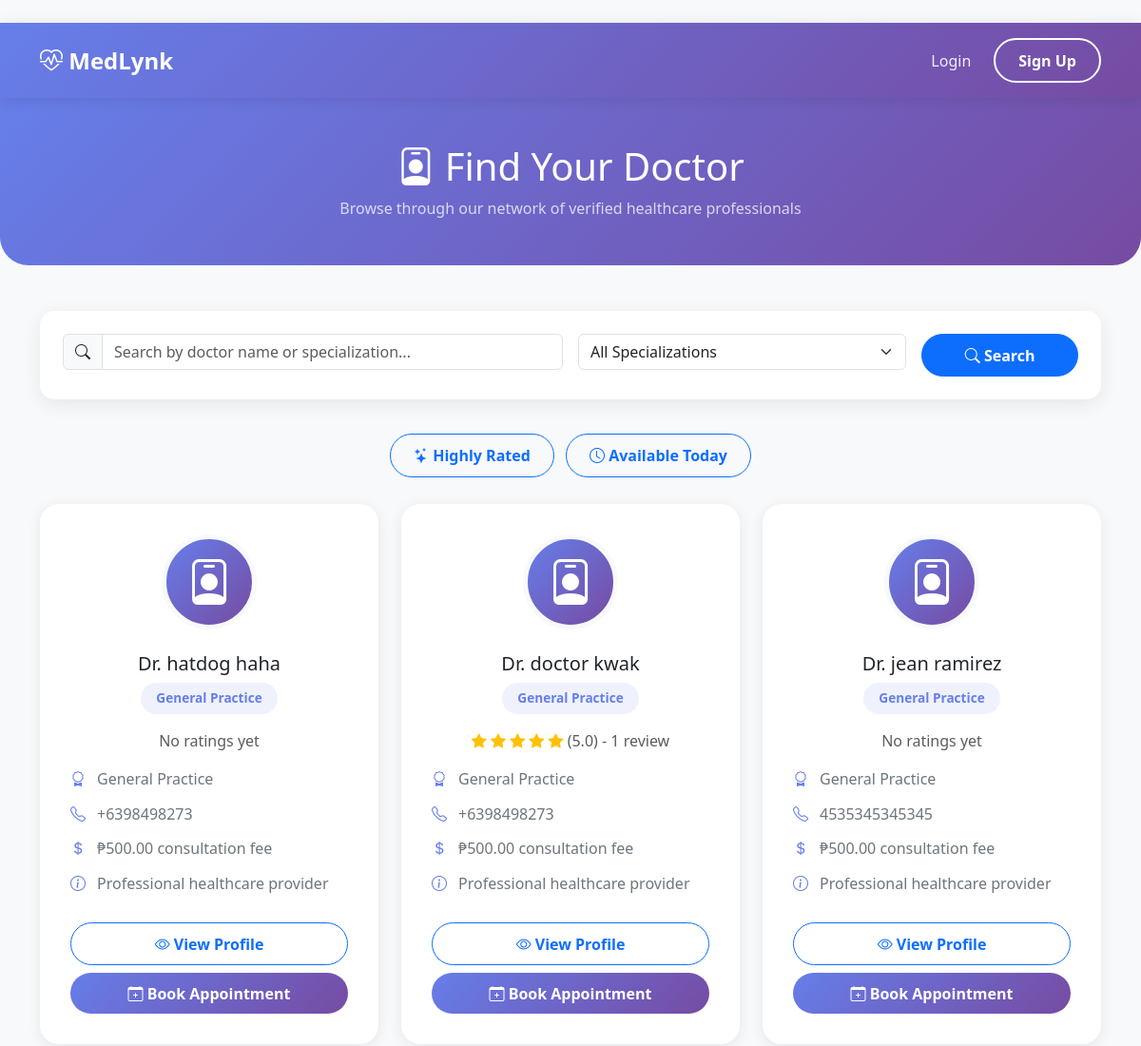
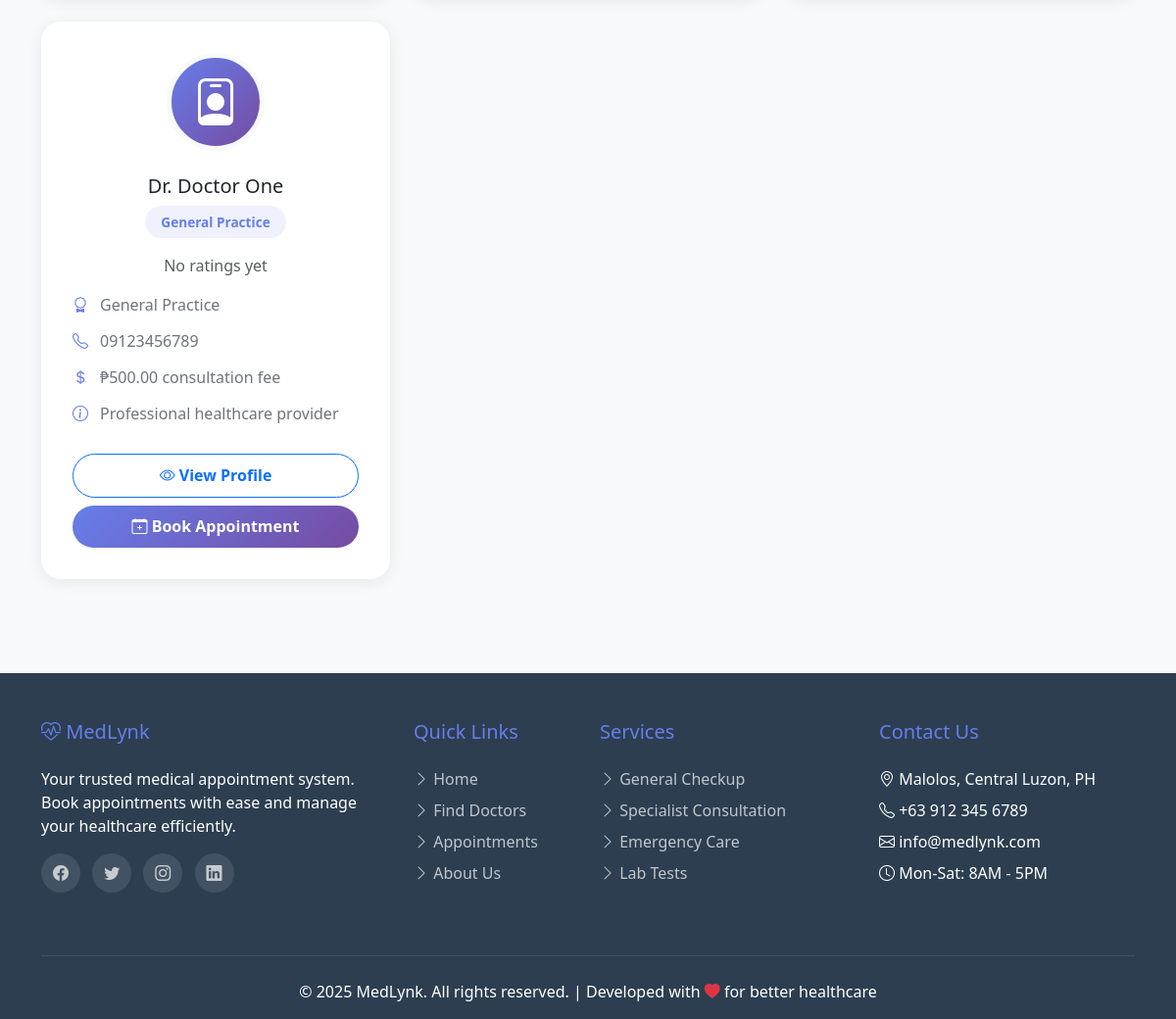
The app's page /doctors/ with its own data (2 pictures, top to bottom).
### appointments/models.py (models this page shows, shortened)
class Doctor(models.Model):
    user = models.OneToOneField(settings.AUTH_USER_MODEL, on_delete=models.CASCADE)
    specialization = models.CharField(max_length=100)
    bio = models.TextField()
    license_number = models.CharField(max_length=50)
    consultation_fee = models.DecimalField(max_digits=10, decimal_places=2)
    def get_average_rating(self):
        ratings = self.ratings.all()
        if ratings.exists():
            return round(sum(r.rating for r in ratings) / ratings.count(), 1)
        return 0.0
    def get_rating_count(self):
        return self.ratings.count()

### accounts/models.py (models this page shows, shortened)
class User(AbstractBaseUser, PermissionsMixin):
    ROLE_CHOICES = (
        ('patient', 'Patient'),
        ('doctor', 'Doctor'),
        ('admin', 'Admin'),
    )
    email = models.EmailField(unique=True, max_length=255)
    first_name = models.CharField(max_length=100)
    last_name = models.CharField(max_length=100)
    phone_number = models.CharField(max_length=15, blank=True, null=True)
    address = models.TextField(blank=True, null=True)
    profile_picture = models.ImageField(upload_to='profile_pics/', blank=True, null=True)
    date_of_birth = models.DateField(blank=True, null=True)
    gender = models.CharField(max_length=10, choices=[('male', 'Male'), ('female', 'Female'), ('other', 'Other')], blank=True, null=True)
    role = models.CharField(max_length=10, choices=ROLE_CHOICES, default='patient')
    height = models.DecimalField(max_digits=5, decimal_places=2, blank=True, null=True, help_text="Height in cm")
    weight = models.DecimalField(max_digits=5, decimal_places=2, blank=True, null=True, help_text="Weight in kg")
    is_approved = models.BooleanField(
        default=True,
        help_text='Designates whether this user is approved. Doctors require admin approval before they can login.'
    )
    is_active = models.BooleanField(default=True)
    is_staff = models.BooleanField(default=False)
    is_superuser = models.BooleanField(default=False)
    date_joined = models.DateTimeField(default=timezone.now)
    last_login = models.DateTimeField(blank=True, null=True)
    objects = UserManager()
    USERNAME_FIELD = 'email'
    REQUIRED_FIELDS = ['first_name', 'last_name']
    class Meta:
        verbose_name = 'User'
        verbose_name_plural = 'Users'
        ordering = ['-date_joined']
    def get_full_name(self):
        return f"{self.first_name} {self.last_name}".strip()

### doctors/views.py (the view, shortened to what this page needs)
# urls.py: path('', views.doctor_list, name='doctor_list'),  # Public doctor list
def doctor_list(request):
    doctor_users = User.objects.filter(
        role='doctor',
        is_approved=True,
        is_active=True
    )
    doctors = Doctor.objects.filter(user__in=doctor_users).select_related('user')
    from .models import DoctorProfile
    available_doctor_ids = DoctorProfile.objects.filter(
        is_available=True,
        user__in=doctor_users
    ).values_list('user_id', flat=True)
    doctors = doctors.filter(user_id__in=available_doctor_ids)
    search_query = request.GET.get('search', '')
    if search_query:
        doctors = doctors.filter(
            Q(user__first_name__icontains=search_query) |
            Q(user__last_name__icontains=search_query) |
            Q(specialization__icontains=search_query)
        )
    specialization_slug = request.GET.get('specialization')
    current_specialization = None
    rating_filter = request.GET.get('rating')
    if rating_filter == 'high':
        high_rated_doctors = []
        for doctor in doctors:
            if doctor.get_average_rating() >= 4.0:
                high_rated_doctors.append(doctor.id)
        doctors = doctors.filter(id__in=high_rated_doctors)
    specializations = DoctorSpecialization.objects.filter(is_active=True)
    return render(request, 'pages/doctors/doctor_list.html', {
        'doctors': doctors,
        'specializations': specializations,
        'current_specialization': current_specialization
    })

### templates/pages/doctors/doctor_list.html (shortened to what this page needs)
﻿{% extends 'atomic/base.html' %}
{% block content %}
<div class="page-header">
    <div class="container text-center">
        <h1 class="mb-2"><i class="bi bi-person-badge"></i> Find Your Doctor</h1>
        <p class="mb-0 opacity-75">Browse through our network of verified healthcare professionals</p>
    </div>
</div>
<div class="container">
    <div class="search-bar">
        <form method="get" class="row g-3">
            <div class="col-md-6">
                <div class="input-group">
                    <span class="input-group-text"><i class="bi bi-search"></i></span>
                    <input type="text"
                           class="form-control"
                           name="search"
                           placeholder="Search by doctor name or specialization..."
                           value="{{ request.GET.search }}">
                </div>
            </div>
            <div class="col-md-4">
                <select class="form-select" name="specialization">
                    <option value="">All Specializations</option>
                </select>
            </div>
            <div class="col-md-2">
                <button type="submit" class="btn btn-primary w-100">
                    <i class="bi bi-search"></i> Search
                </button>
            </div>
        </form>
    </div>
    <div class="text-center mb-4">
        <a href="{% url 'doctors:doctor_list' %}?rating=high" class="btn btn-outline-primary filter-btn">
            <i class="bi bi-stars"></i> Highly Rated
        </a>
        <a href="{% url 'doctors:doctor_list' %}" class="btn btn-outline-primary filter-btn">
            <i class="bi bi-clock"></i> Available Today
        </a>
    </div>
    <div class="row g-4">
        {% if doctors %}
        {% for doctor in doctors %}
        <div class="col-md-6 col-lg-4">
            <div class="doctor-card">
                <div class="doctor-avatar">
                    <i class="bi bi-person-badge"></i>
                </div>
                <div class="text-center doctor-info">
                    <h5 class="mb-2">Dr. {{ doctor.user.get_full_name }}</h5>
                    <div class="specialization-badge">
                        {{ doctor.specialization }}
                    </div>
                    <div class="rating mb-2">
                        {% with avg_rating=doctor.get_average_rating rating_count=doctor.get_rating_count %}
                            {% if rating_count > 0 %}
                                {% for i in "12345" %}
                                    {% if forloop.counter <= avg_rating|floatformat:0|add:"0" %}
                                        <i class="bi bi-star-fill"></i>
                                    {% elif forloop.counter|add:"-1" < avg_rating|floatformat:0|add:"0" %}
                                        <i class="bi bi-star-half"></i>
                                    {% else %}
                                        <i class="bi bi-star"></i>
                                    {% endif %}
                                {% endfor %}
                                <span class="text-muted">({{ avg_rating }}) - {{ rating_count }} review{{ rating_count|pluralize }}</span>
                            {% else %}
                                <span class="text-muted">No ratings yet</span>
                            {% endif %}
                        {% endwith %}
                    </div>
                    <div class="text-start mt-3">
                        <div class="info-item">
                            <i class="bi bi-award"></i>
                            <span>{{ doctor.specialization }}</span>
                        </div>
                        <div class="info-item">
                            <i class="bi bi-telephone"></i>
                            <span>{{ doctor.user.phone_number|default:"Not available" }}</span>
                        </div>
                        {% if doctor.consultation_fee %}
                        <div class="info-item">
                            <i class="bi bi-currency-dollar"></i>
                            <span>₱{{ doctor.consultation_fee }} consultation fee</span>
                        </div>
                        {% endif %}
                        {% if doctor.bio %}
                        <div class="info-item">
                            <i class="bi bi-info-circle"></i>
                            <span>{{ doctor.bio|truncatewords:10 }}</span>
                        </div>
                        {% endif %}
                    </div>
                </div>
                <div class="mt-3">
                    <a href="{% url 'doctors:doctor_detail' doctor.id %}" class="btn btn-outline-primary w-100 mb-2">
                        <i class="bi bi-eye"></i> View Profile
                    </a>
                    <a href="{% url 'appointments:appointment_create' %}?doctor={{ doctor.id }}" class="btn btn-book">
                        <i class="bi bi-calendar-plus"></i> Book Appointment
                    </a>
                </div>
            </div>
        </div>
        {% endfor %}
        {% endif %}
    </div>
</div>
{% endblock %}

### templates/atomic/base.html (shortened to what this page needs)
<!DOCTYPE html>
<html lang="en">
<head>
    <link href="https://cdn.jsdelivr.net/npm/bootstrap@5.3.0/dist/css/bootstrap.min.css" rel="stylesheet">
    <link rel="stylesheet" href="https://cdn.jsdelivr.net/npm/bootstrap-icons@1.11.0/font/bootstrap-icons.css">
    <link rel="stylesheet" href="https://cdnjs.cloudflare.com/ajax/libs/font-awesome/6.4.0/css/all.min.css">
</head>
<body>
    {% include 'atomic/organisms/header.html' %}
    <main>
        {% block content %}{% endblock %}
    </main>
    {% include 'atomic/organisms/footer.html' %}
</body>
</html>

### templates/atomic/organisms/header.html (shortened to what this page needs)
<nav class="navbar navbar-expand-lg navbar-custom">
    <div class="container">
        <a class="navbar-brand" href="{% url 'home' %}">
            <i class="bi bi-heart-pulse"></i> MedLynk
        </a>
        <div class="collapse navbar-collapse" id="navbarNav">
            <ul class="navbar-nav ms-auto align-items-center">
                {% if user.is_authenticated %}
                <li class="nav-item">
                    <a class="nav-link" href="{% url 'home' %}">
                        <i class="bi bi-house"></i> Home
                    </a>
                </li>
                {% if user.role == 'patient' %}
                <li class="nav-item">
                    <a class="nav-link" href="{% url 'appointments:appointment_list' %}">
                        <i class="bi bi-calendar-check"></i> My Appointments
                    </a>
                </li>
                <li class="nav-item">
                    <a class="nav-link" href="{% url 'doctors:doctor_list' %}">
                        <i class="bi bi-person-badge"></i> Doctors
                    </a>
                </li>
                {% elif user.role == 'admin' %}
                <li class="nav-item">
                    <a class="nav-link" href="{% url 'admin_dashboard' %}">
                        <i class="bi bi-speedometer2"></i> Dashboard
                    </a>
                </li>
                {% endif %}
                <li class="nav-item">
                    <a class="nav-link" href="{% url 'notification_list' %}">
                        <i class="bi bi-bell"></i> Notifications
                    </a>
                </li>
                <li class="nav-item dropdown">
                    <a class="nav-link dropdown-toggle" href="#" id="userDropdown" role="button" data-bs-toggle="dropdown">
                        <i class="bi bi-person-circle"></i> {{ user.get_full_name|default:user.email }}
                    </a>
                    <ul class="dropdown-menu dropdown-menu-end">
                        <li>
                            <a class="dropdown-item" href="{% url 'profile' %}">
                                <i class="bi bi-person"></i> Profile
                            </a>
                        </li>
                        <li><hr class="dropdown-divider"></li>
                        <li>
                            <a class="dropdown-item" href="{% url 'logout' %}">
                                <i class="bi bi-box-arrow-right"></i> Logout
                            </a>
                        </li>
                    </ul>
                </li>
                {% else %}
                <li class="nav-item">
                    <a class="nav-link" href="{% url 'login' %}">Login</a>
                </li>
                <li class="nav-item">
                    <a href="{% url 'register' %}" class="btn btn-outline-light ms-2">Sign Up</a>
                </li>
                {% endif %}
            </ul>
        </div>
    </div>
</nav>

### templates/atomic/organisms/footer.html (shortened to what this page needs)
<footer class="footer-custom">
    <div class="container">
        <div class="row">
            <div class="col-lg-4 mb-4">
                <h5><i class="bi bi-heart-pulse"></i> MedLynk</h5>
                <p class="mb-3">Your trusted medical appointment system. Book appointments with ease and manage your healthcare efficiently.</p>
                <div class="social-links">
                    <a href="#"><i class="bi bi-facebook"></i></a>
                    <a href="#"><i class="bi bi-twitter"></i></a>
                    <a href="#"><i class="bi bi-instagram"></i></a>
                    <a href="#"><i class="bi bi-linkedin"></i></a>
                </div>
            </div>
            <div class="col-lg-2 col-md-6 mb-4">
                <h5>Quick Links</h5>
                <ul class="list-unstyled">
                    <li class="mb-2"><a href="{% url 'home' %}"><i class="bi bi-chevron-right"></i> Home</a></li>
                    <li class="mb-2"><a href="{% url 'doctors:doctor_list' %}"><i class="bi bi-chevron-right"></i> Find Doctors</a></li>
                    <li class="mb-2"><a href="{% url 'appointments:appointment_list' %}"><i class="bi bi-chevron-right"></i> Appointments</a></li>
                    <li class="mb-2"><a href="#"><i class="bi bi-chevron-right"></i> About Us</a></li>
                </ul>
            </div>
            <div class="col-lg-3 col-md-6 mb-4">
                <h5>Services</h5>
                <ul class="list-unstyled">
                    <li class="mb-2"><a href="#"><i class="bi bi-chevron-right"></i> General Checkup</a></li>
                    <li class="mb-2"><a href="#"><i class="bi bi-chevron-right"></i> Specialist Consultation</a></li>
                    <li class="mb-2"><a href="#"><i class="bi bi-chevron-right"></i> Emergency Care</a></li>
                    <li class="mb-2"><a href="#"><i class="bi bi-chevron-right"></i> Lab Tests</a></li>
                </ul>
            </div>
            <div class="col-lg-3 col-md-12 mb-4">
                <h5>Contact Us</h5>
                <ul class="list-unstyled">
                    <li class="mb-2"><i class="bi bi-geo-alt"></i> Malolos, Central Luzon, PH</li>
                    <li class="mb-2"><i class="bi bi-telephone"></i> +63 912 345 6789</li>
                    <li class="mb-2"><i class="bi bi-envelope"></i> info@medlynk.com</li>
                    <li class="mb-2"><i class="bi bi-clock"></i> Mon-Sat: 8AM - 5PM</li>
                </ul>
            </div>
        </div>
        <div class="footer-bottom text-center">
            <p class="mb-0">&copy; 2025 MedLynk. All rights reserved. | Developed with <i class="bi bi-heart-fill text-danger"></i> for better healthcare</p>
        </div>
    </div>
</footer>

### records on screen
Doctor: user.get_full_name "hatdog haha", specialization "General Practice", shows "No ratings yet", user.phone_number "+6398498273", consultation_fee "500.00", bio "Professional healthcare provider"
Doctor: user.get_full_name "doctor kwak", specialization "General Practice", get_average_rating "5.0", get_rating_count "1", user.phone_number "+6398498273", consultation_fee "500.00", bio "Professional healthcare provider"
Doctor: user.get_full_name "jean ramirez", specialization "General Practice", shows "No ratings yet", user.phone_number "4535345345345", consultation_fee "500.00", bio "Professional healthcare provider"
Doctor: user.get_full_name "Doctor One", specialization "General Practice", shows "No ratings yet", user.phone_number "09123456789", consultation_fee "500.00", bio "Professional healthcare provider"
